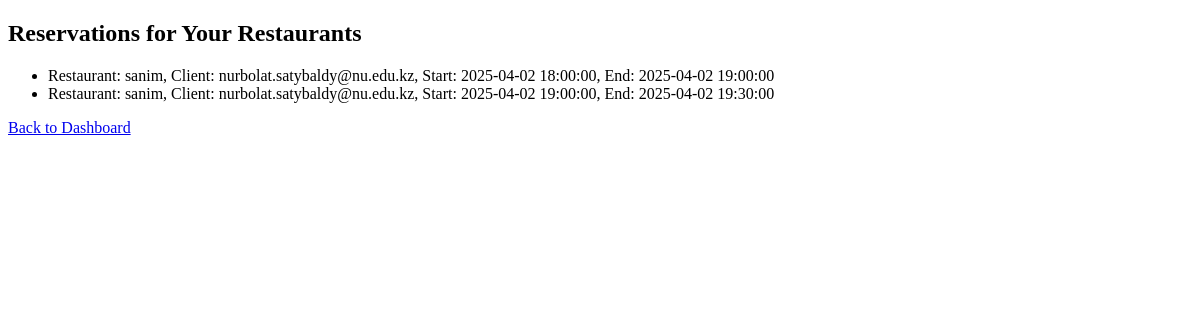
Before: /reservations (signed in) with the older database file.
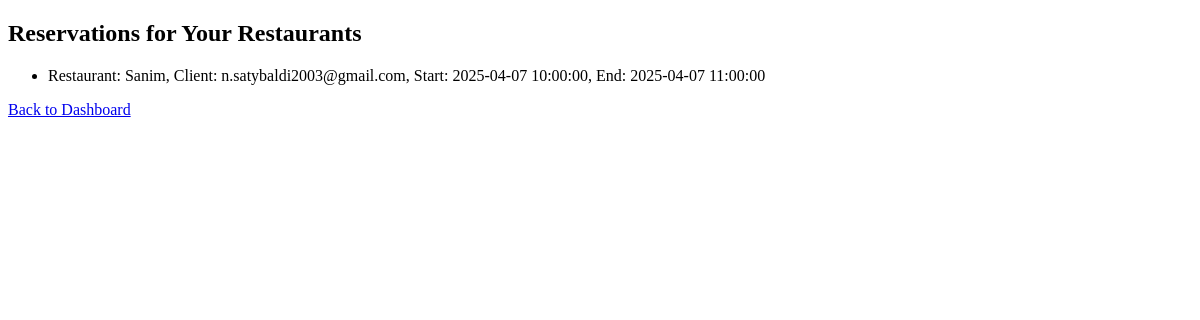
After: the same page with the newer database file.
### app/models/restaurant.py (models this page shows)
class Restaurant(Base):
    __tablename__ = "restaurants"
    id = Column(Integer, primary_key=True, index=True)
    owner_id = Column(Integer, ForeignKey("users.id"), nullable=False)
    name = Column(String, nullable=False)
    num_tables = Column(Integer, nullable=False)
    table_capacity = Column(Integer, nullable=False)
    working_time = Column(String, nullable=False)
    comments = relationship("Comment", back_populates="restaurant")
    ratings = relationship("Rating", back_populates="restaurant")

### app/models/user.py (models this page shows)
class User(Base):
    __tablename__ = "users"
    id = Column(Integer, primary_key=True, index=True)
    email = Column(String, unique=True, index=True, nullable=False)
    hashed_password = Column(String, nullable=False)
    role = Column(String, nullable=False, default="client")
    comments = relationship("Comment", back_populates="user")
    ratings = relationship("Rating", back_populates="user")

### app/models/reservation.py (models this page shows)
class Reservation(Base):
    __tablename__ = "reservations"
    id = Column(Integer, primary_key=True, index=True)
    restaurant_id = Column(Integer, ForeignKey("restaurants.id"), nullable=False)
    client_id = Column(Integer, ForeignKey("users.id"), nullable=False)
    table_number = Column(Integer, nullable=False)
    start_time = Column(DateTime, nullable=False)
    end_time = Column(DateTime, nullable=False)

### app/api/views.py (the view)
@router.get("/reservations", response_class=HTMLResponse)
def view_reservations(request: Request, db: Session = Depends(get_db)):
    user = get_current_user_from_session(request, db)
    if user.role == "client":
        reservations = db.query(Reservation).filter(Reservation.client_id == user.id).all()
        return templates.TemplateResponse("my_reservations.html",
                                          {"request": request, "user": user, "reservations": reservations})
    elif user.role == "host":
        restaurants = db.query(Restaurant).filter(Restaurant.owner_id == user.id).all()
        reservations = []
        for r in restaurants:
            res_list = db.query(Reservation).filter(Reservation.restaurant_id == r.id).all()
            for res in res_list:
                client = db.query(User).filter(User.id == res.client_id).first()
                reservations.append({"reservation": res, "restaurant": r, "client": client})
        return templates.TemplateResponse("host_reservations.html",
                                          {"request": request, "user": user, "reservations": reservations})
    else:
        raise HTTPException(status_code=400, detail="Invalid role.")

### app/templates/host_reservations.html (shortened to what this page needs)
<!DOCTYPE html>
<html>
<head>
</head>
<body>
    <h2>Reservations for Your Restaurants</h2>
    <ul>
    {% for item in reservations %}
        <li>
            Restaurant: {{ item.restaurant.name }},
            Client: {{ item.client.email }},
            Start: {{ item.reservation.start_time }},
            End: {{ item.reservation.end_time }}
        </li>
    {% endfor %}
    </ul>
    <a href="/dashboard">Back to Dashboard</a>
</body>
</html>

Changed rows visible on the page:
removed Reservation: reservation.start_time "2025-04-02 19:00:00", reservation.end_time "2025-04-02 19:30:00"
Other visible differences:
new list line: "Restaurant: , Client: , Start: , End:"
new list line: "Sanim"
new list line: "n.satybaldi2003@gmail.com"
new list line: "2025-04-07 10:00:00 2025-04-07 11:00:00"
list line gone: "Restaurant: , Client: , Start: , End:"
list line gone: "sanim"
list line gone: "nurbolat.satybaldy@nu.edu.kz"
list line gone: "2025-04-02 18:00:00 2025-04-02 19:00:00"
